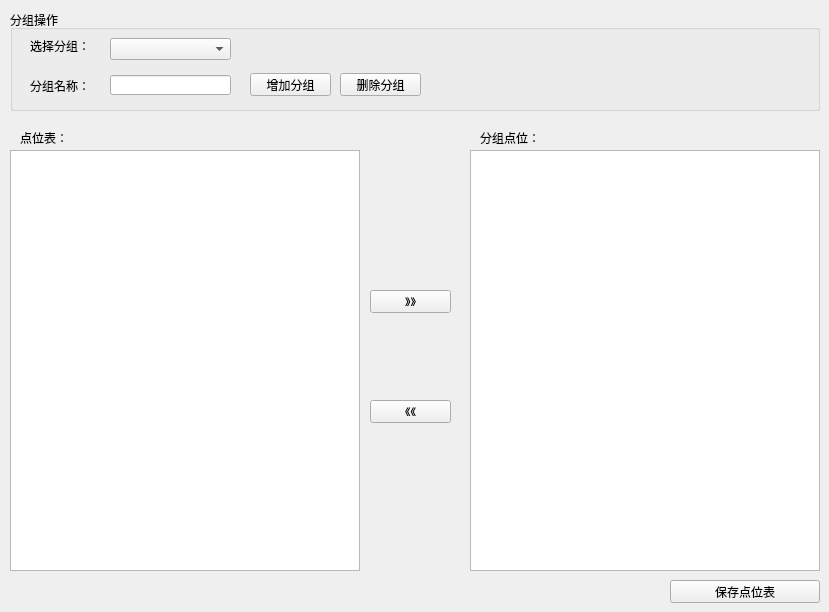
   <widget class="QWidget" name="tabGroup">
    <attribute name="title">
     <string>分组【定义】</string>
    </attribute>
    <widget class="QTableView" name="tableView_ptList">
     <property name="geometry">
      <rect>
       <x>10</x>
       <y>150</y>
       <width>350</width>
       <height>421</height>
      </rect>
     </property>
    </widget>
    <widget class="QTableView" name="tableView_ptGroupList">
     <property name="geometry">
      <rect>
       <x>470</x>
       <y>150</y>
       <width>350</width>
       <height>421</height>
      </rect>
     </property>
    </widget>
    <widget class="QPushButton" name="pushButton_ptGroupAddPt">
     <property name="geometry">
      <rect>
       <x>370</x>
       <y>290</y>
       <width>81</width>
       <height>23</height>
      </rect>
     </property>
     <property name="text">
      <string>》》</string>
     </property>
    </widget>
    <widget class="QPushButton" name="pushButton_ptGroupDelPt">
     <property name="geometry">
      <rect>
       <x>370</x>
       <y>400</y>
       <width>81</width>
       <height>23</height>
      </rect>
     </property>
     <property name="text">
      <string>《《</string>
     </property>
    </widget>
    <widget class="QGroupBox" name="groupBox_10">
     <property name="geometry">
      <rect>
       <x>10</x>
       <y>10</y>
       <width>810</width>
       <height>101</height>
      </rect>
     </property>
     <property name="title">
      <string>分组操作</string>
     </property>
     <widget class="QLabel" name="label_52">
      <property name="geometry">
       <rect>
        <x>20</x>
        <y>28</y>
        <width>81</width>
        <height>16</height>
       </rect>
      </property>
      <property name="text">
       <string>选择分组：</string>
      </property>
     </widget>
     <widget class="QComboBox" name="comboBox_ptGroup">
      <property name="geometry">
       <rect>
        <x>100</x>
        <y>28</y>
        <width>121</width>
        <height>22</height>
       </rect>
      </property>
     </widget>
     <widget class="QPushButton" name="pushButton_ptGroupDel">
      <property name="geometry">
       <rect>
        <x>330</x>
        <y>63</y>
        <width>81</width>
        <height>23</height>
       </rect>
      </property>
      <property name="text">
       <string>删除分组</string>
      </property>
     </widget>
     <widget class="QPushButton" name="pushButton_ptGroupAdd">
      <property name="geometry">
       <rect>
        <x>240</x>
        <y>63</y>
        <width>81</width>
        <height>23</height>
       </rect>
      </property>
      <property name="text">
       <string>增加分组</string>
      </property>
     </widget>
     <widget class="QLabel" name="label_53">
      <property name="geometry">
       <rect>
        <x>20</x>
        <y>65</y>
        <width>81</width>
        <height>21</height>
       </rect>
      </property>
      <property name="text">
       <string>分组名称：</string>
      </property>
     </widget>
     <widget class="QLineEdit" name="lineEdit_ptGroupName">
      <property name="geometry">
       <rect>
        <x>100</x>
        <y>65</y>
        <width>121</width>
        <height>20</height>
       </rect>
      </property>
     </widget>
    </widget>
    <widget class="QLabel" name="label_54">
     <property name="geometry">
      <rect>
       <x>20</x>
       <y>130</y>
       <width>81</width>
       <height>16</height>
      </rect>
     </property>
     <property name="text">
      <string>点位表：</string>
     </property>
    </widget>
    <widget class="QLabel" name="label_55">
     <property name="geometry">
      <rect>
       <x>480</x>
       <y>130</y>
       <width>81</width>
       <height>16</height>
      </rect>
     </property>
     <property name="text">
      <string>分组点位：</string>
     </property>
    </widget>
    <widget class="QPushButton" name="pushButton_ptGroupSave">
     <property name="geometry">
      <rect>
       <x>670</x>
       <y>580</y>
       <width>150</width>
       <height>23</height>
      </rect>
     </property>
     <property name="text">
      <string>保存点位表</string>
     </property>
    </widget>
   </widget>
